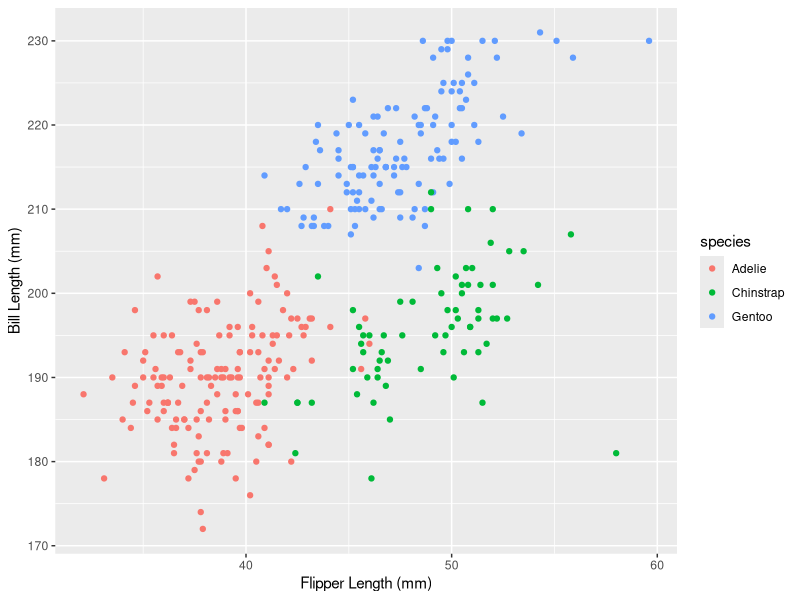

Generate this figure with R:
## ---- chunk 1
data("penguins", package = "palmerpenguins")
## ---- chunk 2
library(tidyverse)
## ---- chunk 3
ggplot(penguins, aes(
  x = bill_length_mm,
  y = flipper_length_mm, 
  color = species)) + 
  geom_point()+
  labs(x = "Flipper Length (mm)", 
       y = "Bill Length (mm)" 
)
## ---- chunk 4
df = tibble(
  samp = rnorm(10),
  gtzero = samp > 0,
  vec_char = c("this", "vector", "will", "be", "of", "length", "10", "isn't", "it", "?"),
  vec_factor = factor(c("Small", "Medium", "Large", "Small", "Medium", "Large", "Small", "Medium", "Large", "Medium")),
)

## ---- chunk 5
mean(pull(df, samp))
## ---- chunk 6
mean(pull(df, gtzero))
## ---- chunk 7
mean(pull(df, vec_char))
## ---- chunk 8
mean(pull(df, vec_factor))
## ---- chunk 9
as.numeric(pull(df, vec_factor))
as.numeric(pull(df, vec_char))
as.numeric(pull(df, gtzero))
